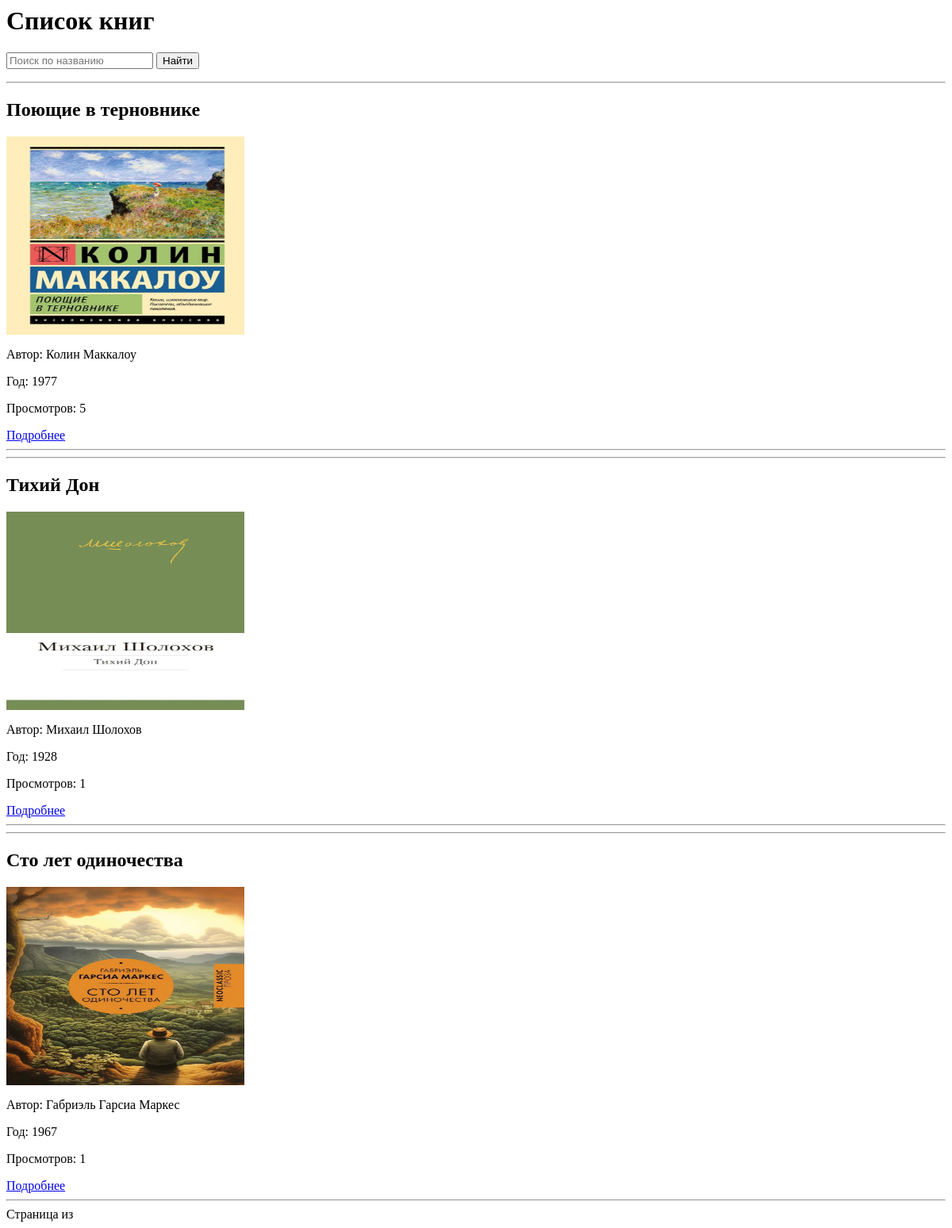
Before: /book_list/ with the older database file.
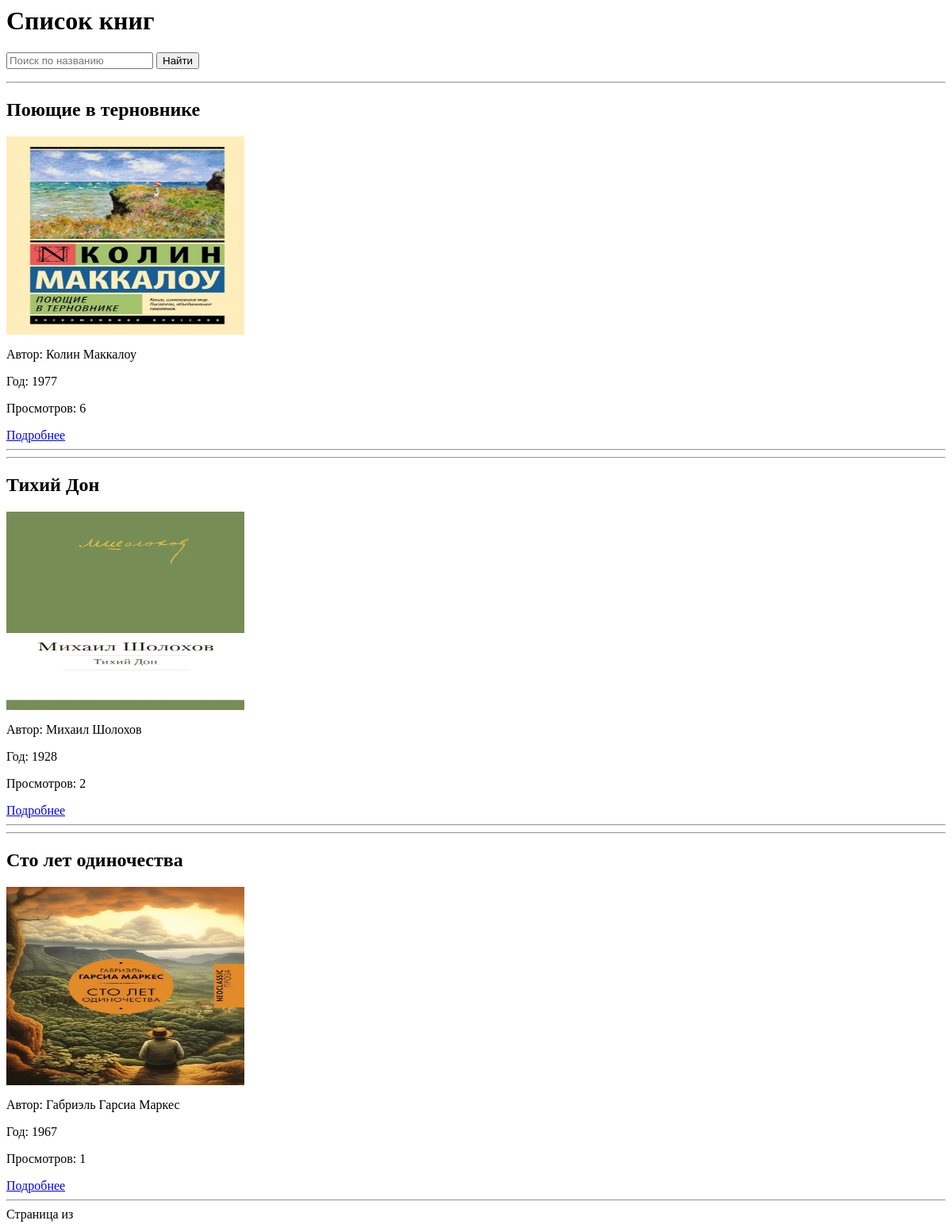
After: the same page with the newer database file.
### book/models.py (models this page shows, shortened)
class Book(models.Model):
    title = models.CharField(max_length=50)
    author = models.CharField(max_length=100)
    description = models.TextField(blank=True, null=True)
    image = models.ImageField(upload_to='book/')
    year = models.IntegerField()
    pages = models.IntegerField()
    genre = models.CharField(max_length=50)
    age = models.IntegerField()
    url_blog = models.URLField(blank=True)
    created_at = models.DateField(auto_now_add=True)
    views = models.PositiveIntegerField(default=0, null=True)

### book/views.py (the view)
# urls.py: path('book_list/', views.BookListView.as_view(), name='book_list'),
class BookListView(generic.ListView):
    template_name = 'book_lst.html'
    model = Book
    paginate_by = 3
    ordering = ['-id']
    context_object_name = 'page_obj'
    def get_queryset(self):
        queryset = self.model.objects.all().order_by('-id')
        search_query = self.request.GET.get('search')
        if search_query:
            queryset = queryset.filter(title__icontains=search_query)
        return queryset
    def get_context_data(self, **kwargs):
        context = super().get_context_data(**kwargs)
        context['search_query'] = self.request.GET.get('search', '')
        return context

### templates/book_lst.html (shortened to what this page needs)
<h1>Список книг</h1>
<form method="GET" action="">
    <input type="text" name="search" placeholder="Поиск по названию" value="{{ search_query }}">
    <button type="submit">Найти</button>
</form>
{% for i in page_obj %}
<hr>
    <h2>{{ i.title }}</h2>
    <img src="{{ i.image.url }}" alt="" width="300" height="250">
    <p>Автор: {{ i.author }}</p>
    <p>Год: {{ i.year }}</p>
    <p>Просмотров: {{ i.views }}</p>
    <a href="/book_list/{{ i.id }}/">Подробнее</a>
<hr>
{% endfor %}
<div>
    <span>Страница {{ page_obj.number }} из {{ page_obj.paginator.num_pages }}</span>
</div>

Changed rows visible on the page:
changed Book "Поющие в терновнике": views "5" → "6"
changed Book "Тихий Дон": views "1" → "2"
